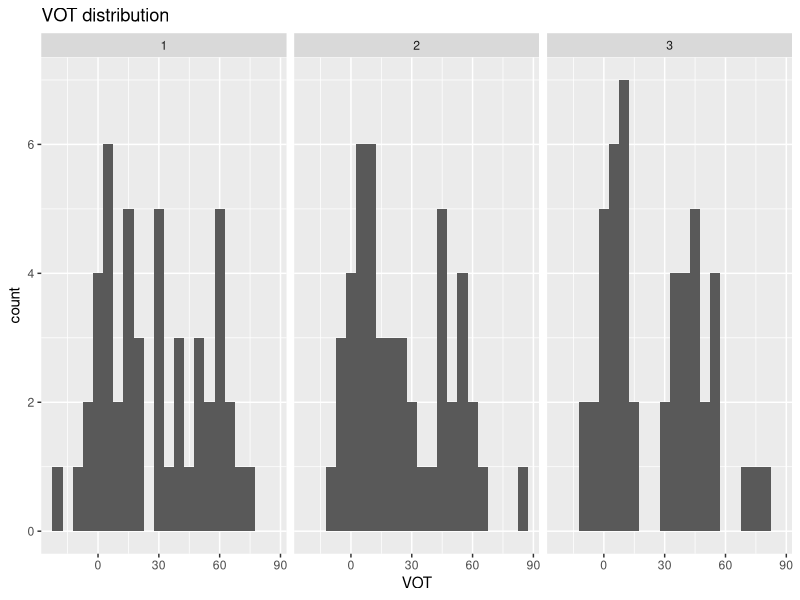

Generate this figure with R: (Note: this script raises an error after producing the figure.)
## ---- chunk 1
library(dplyr)
library(tidyr)
library(ggplot2)
library(readr)
library(magrittr)
## ---- chunk 2

test.vot <- c(-5, 5, 15, 25, 30, 35, 40, 45, 50, 55, 65, 70)
word.list <- c("dill", "dip", "din")

s.test <- crossing(
  VOT  = test.vot,
  word = word.list,
  rep      = 1:2
) %>%
  mutate(
    # grouping realized through match (), every 4 consecutive VOTs share a quartet number, very clever algebra
    quartet = ((match(VOT, test.vot) - 1) %/% 4) + 1, 
    # convert word to integer
    wp.idx  = match(word, word.list),   
    # Latin-square assignmen
    block   = ((quartet + wp.idx - 2) %% 3) + 1 + 3 * (rep - 1)
  ) %>%
  select(VOT, word, block) 

# sanity check
s.test %>%
  group_by(block) %>%
  summarise(
    n.trials   = n(),
    n.VOTs     = n_distinct(VOT),
    n.dill      = sum(word == "dill")
  )


## ---- chunk 3

exposure.vot <- seq(-20, 125, 5)

# condition 1
m.d.c1 = 5
sd.d.c1 = 8.94
m.t.c1 = 50
sd.t.c1 = 16.4

get.48tokens.from.vot <- function(m.d, sd.d, m.t, sd.t, seed) {
  set.seed(seed)
  weights.d <- dnorm(exposure.vot, mean = m.d, sd = sd.d)
  weights.t <- dnorm(exposure.vot, mean = m.t, sd = sd.t)
  sample.d <- sample(exposure.vot, size = 24, replace = TRUE, prob = weights.d)
  sample.t <- sample(exposure.vot, size = 24, replace = TRUE, prob = weights.t)
  tibble(VOT    = c(sample.d, sample.t),
    center = rep(c("d", "t"), each = 24))
}

get.3exposures.for.each.cond <- function(m.d, sd.d, m.t, sd.t,
                                         seed1 = 1, seed2 = 2, seed3 = 3) {
  t1 <- get.48tokens.from.vot(m.d, sd.d, m.t, sd.t, seed1) %>% mutate(block = 1)
  t2 <- get.48tokens.from.vot(m.d, sd.d, m.t, sd.t, seed2) %>% mutate(block = 2)
  t3 <- get.48tokens.from.vot(m.d, sd.d, m.t, sd.t, seed3) %>% mutate(block = 3)
  bind_rows(t1, t2, t3)
}

catch.trials <- tibble(
  block = rep(1:3, each = 6),
  VOT = NA_real_,
  center = rep(c("left", "left", "left", "right", "right", "right"), times = 3),
  condition = "c1",
  label = rep(c(0, 1, 0, 1, 0, 1), times = 3)
) %>%
  mutate(word = center)

# tokens.c1 <- get.3exposures.for.each.cond(m.d.c1, sd.d.c1, m.t.c1, sd.t.c1) %>% mutate(condition = "c1") %>%
#   # counterbalance label and word pair
#   group_by(block, center) %>%
#   mutate(label = sample(rep(c(0, 1), each = 12))) %>%
#   group_by(block, center, label) %>%
#   mutate(word = sample(rep(c("dill", "dip", "din"), each = 4))) %>%
#   ungroup()

assign.label.word.to.cond <- function(m.d, sd.d, m.t, sd.t, cond.label,
                                       seed1 = 1, seed2 = 2, seed3 = 3) {
  get.3exposures.for.each.cond(m.d, sd.d, m.t, sd.t, seed1, seed2, seed3) %>%
    mutate(condition = cond.label) %>%
    group_by(block, center) %>%
    mutate(label = sample(rep(c(0, 1), each = 12))) %>%
    group_by(block, center, label) %>%
    mutate(word = sample(rep(c("dill", "dip", "din"), each = 4))) %>%
    ungroup()
}

#add catch trials
tokens.c1 <-assign.label.word.to.cond(m.d.c1, sd.d.c1, m.t.c1, sd.t.c1, "c1")
s.c1.exposure <- bind_rows(tokens.c1, catch.trials)
## ---- chunk 4

s.c1.exposure %<>% mutate(session = "exposure")
s.test %<>% mutate(session = "test")

s.c1 <- bind_rows(s.c1.exposure, s.test)%>%
  arrange(block, session, VOT)%>%
  mutate(stage = paste0(session, block), randomized_trial = paste0(session, block))

# sanity check the distribution of VOT within s.c1 exposure group 
ggplot(s.c1.exposure, aes(x = VOT)) +
  geom_histogram(binwidth = 5) +
  facet_wrap(~block) +
  labs(title = "VOT distribution", x = "VOT", y = "count")



## ---- chunk 5
latin.square <- function(n) {
  outer(1:n, 1:n, function(i, j) ((i + j - 2) %% n) + 1)
}
testLS     <- latin.square(6)[1:4, ]
exposureLS <- latin.square(3)

# need sanity check
sheet_stage_order <- function(test_idx, exposure_idx) {
  t_perm <- testLS[test_idx, ]
  e_perm <- exposureLS[exposure_idx, ]
  stage_seq <- c(
    paste0("test",     t_perm[1]),
    paste0("exposure", e_perm[1]),
    paste0("test",     t_perm[2]),
    paste0("exposure", e_perm[2]),
    paste0("test",     t_perm[3]),
    paste0("exposure", e_perm[3]),
    paste0("test",     t_perm[4]),
    paste0("test",     t_perm[5]),
    paste0("test",     t_perm[6])
  )
  match(s.c1$stage, stage_seq)   # returns 1..9 for each row
}

s.c1 <- s.c1 %>%
  mutate(
    sheet1  = sheet_stage_order(1, 1),
    sheet2  = sheet_stage_order(1, 2),
    sheet3  = sheet_stage_order(1, 3),
    sheet4  = sheet_stage_order(2, 1),
    sheet5  = sheet_stage_order(2, 2),
    sheet6  = sheet_stage_order(2, 3),
    sheet7  = sheet_stage_order(3, 1),
    sheet8  = sheet_stage_order(3, 2),
    sheet9  = sheet_stage_order(3, 3),
    sheet10 = sheet_stage_order(4, 1),
    sheet11 = sheet_stage_order(4, 2),
    sheet12 = sheet_stage_order(4, 3)
  )

cols <- c("VOT", "center", "block", "condition", "label", "word", "stage", "session", "randomized_trial")

#####  left for d, output 12csv
s.c1.leftd <- s.c1 %>%
  mutate(left = "d", right = "t")
for (i in 1:12) {
  sheet_col <- paste0("sheet", i)                    
  filename  <- paste0("/Users/nwang40/Documents/Gitrepo/Spanish-DL/exp1/s_c1_leftd_sheet", i, ".csv")  
  s.c1.leftd %>%
    arrange(.data[[sheet_col]]) %>%
    select(all_of(cols)) %>%
    write_csv(filename)
}

#####  left for t, output 12csv
s.c1.leftt <- s.c1 %>% #change here
  mutate(left = "t", right = "d") #change here
for (i in 1:12) {
  sheet_col <- paste0("sheet", i)                    
  filename  <- paste0("/Users/nwang40/Documents/Gitrepo/Spanish-DL/exp1/s_c1_leftt_sheet", i, ".csv")  #change here
  s.c1.leftt %>%
    arrange(.data[[sheet_col]]) %>%
    select(all_of(cols)) %>%
    write_csv(filename)
}

## ---- chunk 6
# condition 2 and 3
m.d.c2 = m.d.c1 + 10
m.t.c2 = m.t.c1 + 10

m.d.c3 = m.d.c1 + 40
m.t.c3 = m.t.c1 + 40

tokens.c2 <- get.3exposures.for.each.cond(m.d.c2, sd.d.c1, m.t.c2, sd.t.c1) %>% mutate(condition = "c2")
tokens.c3 <- get.3exposures.for.each.cond(m.d.c3, sd.d.c1, m.t.c3, sd.t.c1)%>% mutate(condition = "c3")
